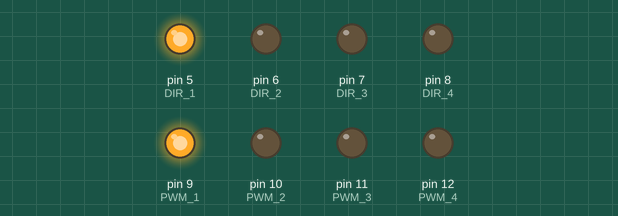
Recording of a sketch running on a simulated Arduino Uno, built with avr-gcc and run on an emulated ATmega328P. On the bench: output pins drawn as LEDs (lit = HIGH). At 75.0 s the program stops and its outputs stay as they are.

Above: at 0.1 s.
At 10.1 s:
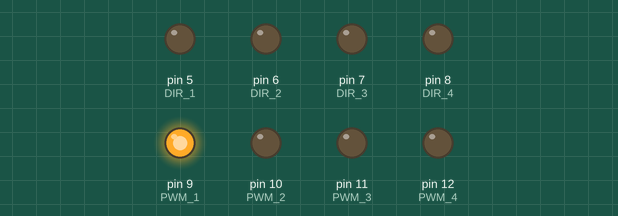
At 20.1 s:
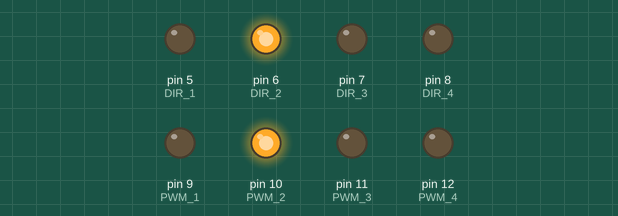
At 30.1 s:
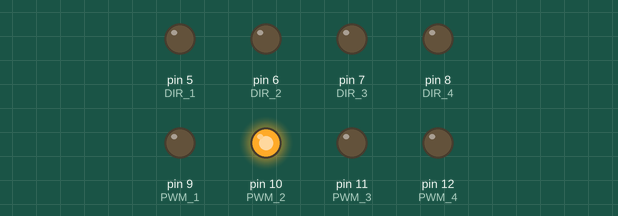
At 35.1 s:
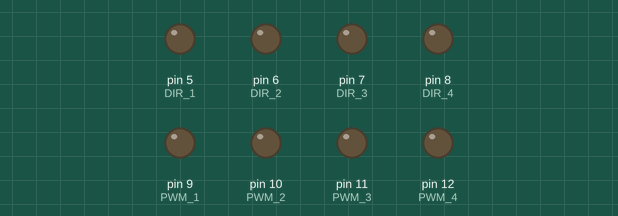
Timing chart, 0 to 36.6 s (numbered marks = the images above):
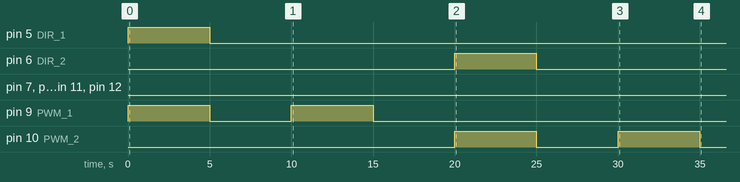

Measured:
- by itself, pin 5 (DIR_1): LOW → HIGH at 0.00 s, → LOW 5.0 s later
- by itself, pin 6 (DIR_2): LOW → HIGH at 20.0 s, → LOW 5.0 s later
- by itself, pin 9 (PWM_1): alternates HIGH for 5.0 s and LOW for 5.0 s, 4 changes in all, then stays LOW
- by itself, pin 10 (PWM_2): LOW → HIGH at 20.0 s, → LOW 5.0 s later, → HIGH 5.0 s later, → LOW 5.0 s later, … (4 changes in this stretch)

The sketch:

Testing.ino
```cpp
void setup() {
  pinMode(5, OUTPUT); //DIR 1
  pinMode(6, OUTPUT); //DIR 2
  pinMode(7, OUTPUT); //DIR 3
  pinMode(8, OUTPUT); //DIR 4
  pinMode(9, OUTPUT); //PWM 1
  pinMode(10, OUTPUT); //PWM 2
  pinMode(11, OUTPUT); //PWM 3
  pinMode(12, OUTPUT); //PWM 4
}

void loop() {
  digitalWrite(5, HIGH);
  digitalWrite(9, HIGH);
  delay(5000);
  digitalWrite(5, LOW);
  digitalWrite(9, LOW);
  delay(5000) ;
  digitalWrite(9, HIGH);
  delay(5000);
  digitalWrite(9, LOW);
  delay(5000);

  digitalWrite(6, HIGH);
  digitalWrite(10, HIGH);
  delay(5000);
  digitalWrite(6, LOW);
  digitalWrite(10, LOW);
  delay(5000) ;
  digitalWrite(10, HIGH);
  delay(5000);
  digitalWrite(10, LOW);
  delay(5000);

  digitalWrite(7, HIGH);
  digitalWrite(11, HIGH);
  delay(5000);
  digitalWrite(7, LOW);
  digitalWrite(11, LOW);
  delay(5000) ;
  digitalWrite(11, HIGH);
  delay(5000);
  digitalWrite(11, LOW);
  delay(5000);

  digitalWrite(8, HIGH);
  digitalWrite(12, HIGH);
  delay(5000);
  digitalWrite(8, LOW);
  digitalWrite(12, LOW);
  delay(5000) ;
  digitalWrite(12, HIGH);
  delay(5000);
  digitalWrite(12, LOW);

  while(1);
}
```
